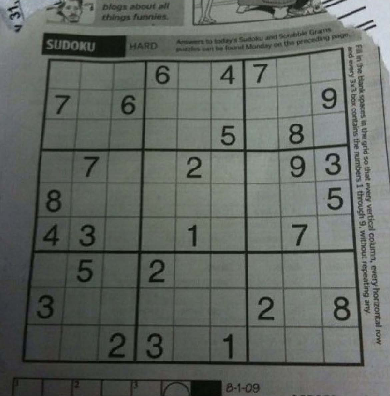
#> input picture docs/img_proc/sudoku.png, 390 x 396 px
$ python canny.py
#> lines starting #> are read from the running program, lines starting #| are printed output that depends on the picture
# image gradient - Laplacian
import cv2 as cv
import numpy as np

img = cv.imread('sudoku.png', cv.IMREAD_GRAYSCALE)
#> img: shape (396, 390); min 0, max 225, mean 101.2
img1 = cv.Canny(img, 100, 200)
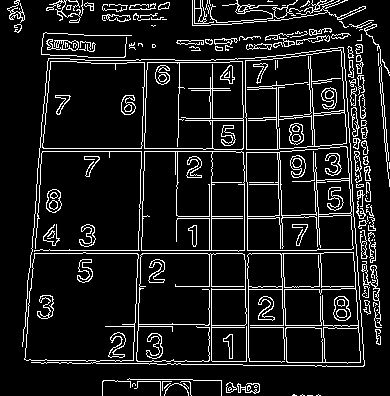
#> img1: shape (396, 390); 10.7% white in thin lines or dots
cv.imshow('window', np.hstack([img, img1]))
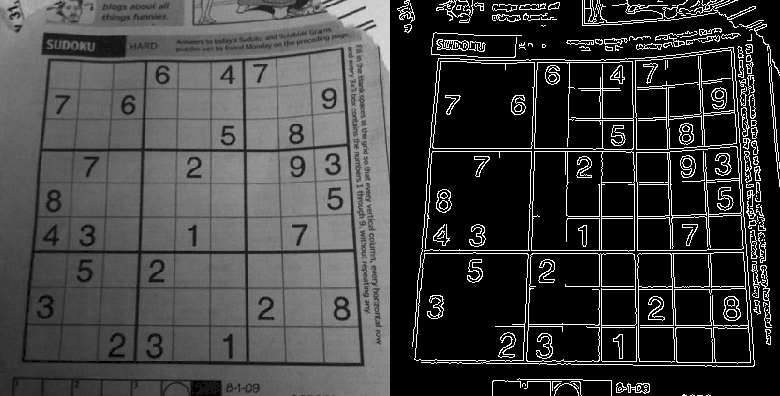
#> window 'window': shape (396, 780); min 0, max 255, mean 64.2

cv.waitKey(0)
cv.destroyAllWindows()

$ run again, with docs/img_proc/convolution1.png copied over docs/img_proc/sudoku.png
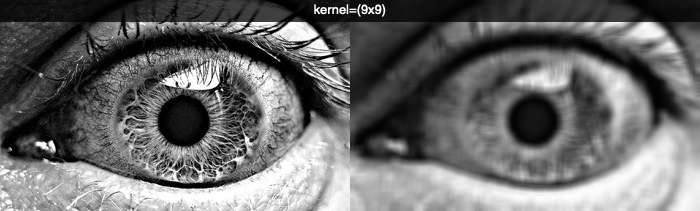
#> input picture docs/img_proc/convolution1.png, 700 x 211 px
#> img is the input picture: shape (211, 700); min 0, max 255, mean 106.4
#> `img1 = cv.Canny(img, 100, 200)`:
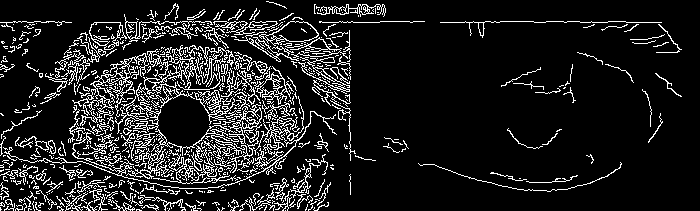
#> img1: shape (211, 700); 12.4% white in thin lines or dots
#> `cv.imshow('window', np.hstack([img, img1]))`:
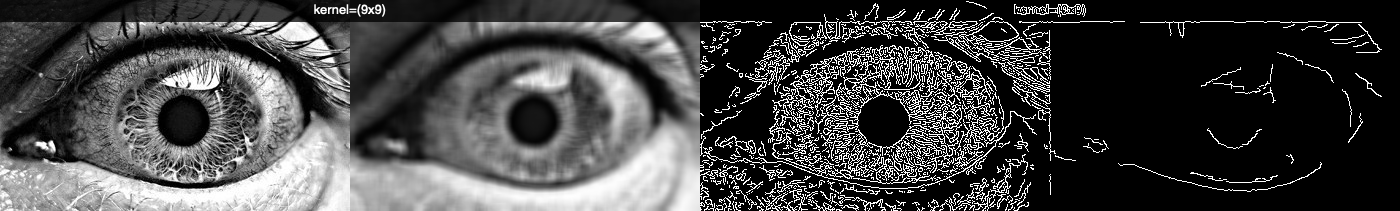
#> window 'window': shape (211, 1400); min 0, max 255, mean 68.9
